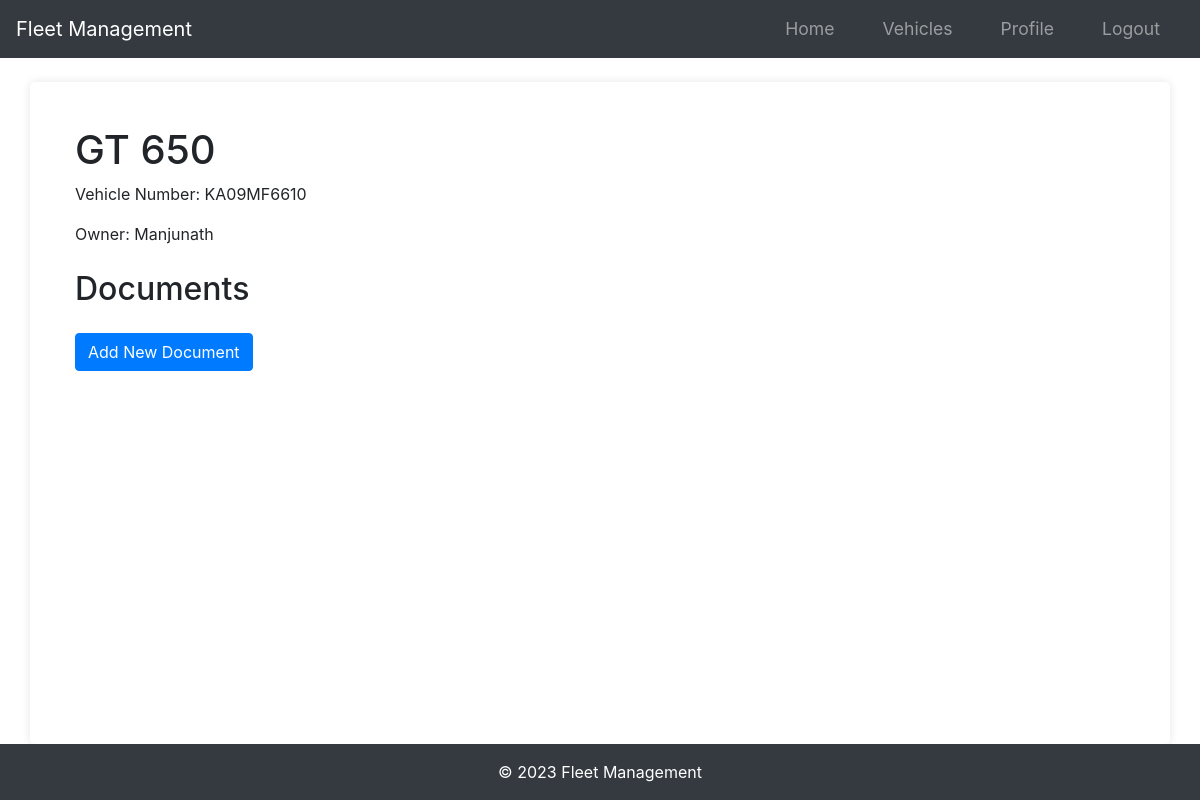
The app's page /vehicle/1 (signed in), older data.
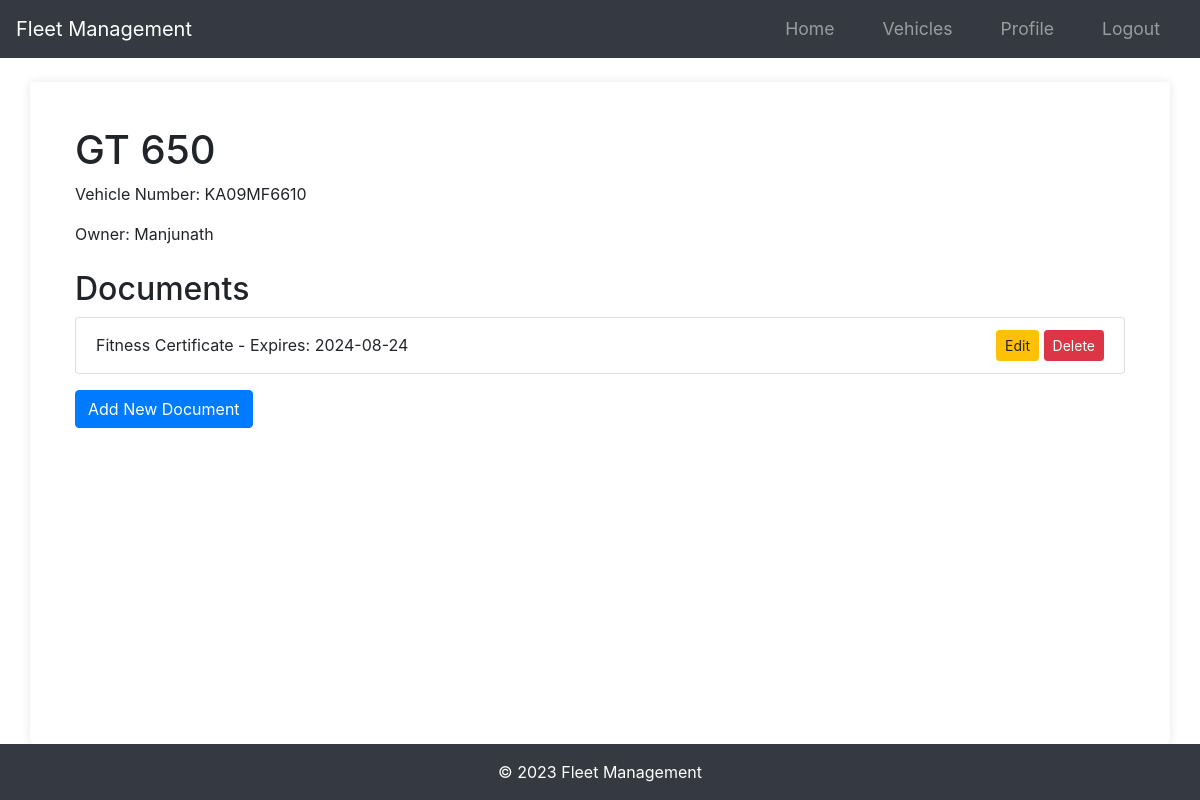
The same page, newer data.
### app/models.py (models this page shows)
class Document(db.Model):
    id = db.Column(db.Integer, primary_key=True)
    document_type = db.Column(db.String(50), nullable=False)
    serial_number = db.Column(db.String(100), nullable=False)
    start_date = db.Column(db.DateTime, nullable=False)
    end_date = db.Column(db.DateTime, nullable=False)
    date_posted = db.Column(db.DateTime, nullable=False, default=datetime.utcnow)
    vehicle_id = db.Column(
        db.Integer,
        db.ForeignKey("vehicle.id", ondelete="CASCADE"),
        nullable=False,
        index=True,
    )
    additional_info = db.Column(db.Text, nullable=True)

### app/routes.py (the view)
@main.route("/vehicle/<int:vehicle_id>")
@login_required
def view_vehicle(vehicle_id):
    vehicle = Vehicle.query.get_or_404(vehicle_id)
    if vehicle.owner != current_user:
        abort(403)
    return render_template("vehicle.html", vehicle=vehicle)

### app/__init__.py (called while the page is built)
def create_app(config_class=Config):
    app = Flask(__name__)
    app.config.from_object(config_class)
    db.init_app(app)
    bcrypt.init_app(app)
    login_manager.init_app(app)
    mail.init_app(app)
    migrate.init_app(app, db)
    login_manager.login_view = "main.login"
    login_manager.login_message_category = "info"
    from app.models import User
    @login_manager.user_loader
    def load_user(user_id):
        return User.query.get(int(user_id))
    from app.routes import main as main_blueprint
    app.register_blueprint(main_blueprint)
    scheduler = BackgroundScheduler()
    scheduler.add_job(check_document_expirations, "interval", hours=24)
    scheduler.start()
    return app

### app/templates/vehicle.html (shortened to what this page needs)
{% extends "layout.html" %}
{% block main %}
<div class="container">
    <h1 class="mt-4">{{ vehicle.name }}</h1>
    <p>Vehicle Number: {{ vehicle.vehicle_number }}</p>
    <p>Owner: {{ vehicle.owner.username }}</p>
    <h2 class="mt-4">Documents</h2>
    <ul class="list-group">
        {% for document in vehicle.documents %}
        <li class="list-group-item d-flex justify-content-between align-items-center">
            {{ document.document_type }} - Expires: {{ document.end_date.strftime('%Y-%m-%d') }}
            <span>
                <a href="{{ url_for('main.edit_document', vehicle_id=vehicle.id, document_id=document.id) }}" class="btn btn-warning btn-sm">Edit</a>
                <form action="{{ url_for('main.delete_document', vehicle_id=vehicle.id, document_id=document.id) }}" method="POST" class="d-inline">
                    <button type="submit" class="btn btn-danger btn-sm">Delete</button>
                </form>
            </span>
        </li>
        {% endfor %}
    </ul>
    <a href="{{ url_for('main.add_document', vehicle_id=vehicle.id) }}" class="btn btn-primary mt-3">Add New Document</a>
</div>
{% endblock %}

Row changes from the older to the newer data that the page shows:
added Document: document_type "Fitness Certificate", end_date "2024-08-24"
